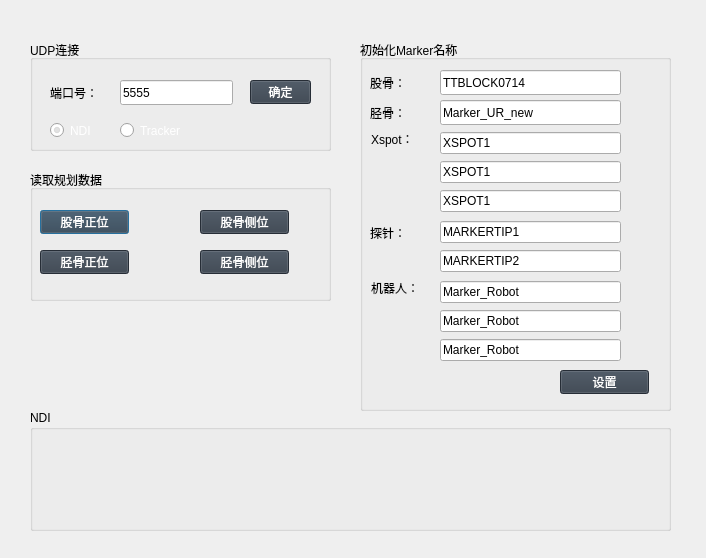
<?xml version="1.0" encoding="UTF-8"?>
<ui version="4.0">
 <class>Dialog_Setting</class>
 <widget class="QDialog" name="Dialog_Setting">
  <property name="geometry">
   <rect>
    <x>0</x>
    <y>0</y>
    <width>706</width>
    <height>558</height>
   </rect>
  </property>
  <property name="windowTitle">
   <string>Dialog</string>
  </property>
  <property name="styleSheet">
   <string notr="true">#Dialog_Setting{border-image: url(:/images/bkg41.png);}
QPushButton{
    color: white;
	background-color: rgb(53, 63, 75);
}
QRadioButton{
    color: white;
}</string>
  </property>
  <widget class="QGroupBox" name="groupBox_Data">
   <property name="geometry">
    <rect>
     <x>30</x>
     <y>170</y>
     <width>301</width>
     <height>131</height>
    </rect>
   </property>
   <property name="title">
    <string>读取规划数据</string>
   </property>
   <widget class="QPushButton" name="pushButton_Femur_AP">
    <property name="geometry">
     <rect>
      <x>10</x>
      <y>40</y>
      <width>89</width>
      <height>24</height>
     </rect>
    </property>
    <property name="text">
     <string>股骨正位</string>
    </property>
   </widget>
   <widget class="QPushButton" name="pushButton_Femur_Lat">
    <property name="geometry">
     <rect>
      <x>170</x>
      <y>40</y>
      <width>89</width>
      <height>24</height>
     </rect>
    </property>
    <property name="text">
     <string>股骨侧位</string>
    </property>
   </widget>
   <widget class="QPushButton" name="pushButton_Tibia_AP">
    <property name="geometry">
     <rect>
      <x>10</x>
      <y>80</y>
      <width>89</width>
      <height>24</height>
     </rect>
    </property>
    <property name="text">
     <string>胫骨正位</string>
    </property>
   </widget>
   <widget class="QPushButton" name="pushButton_Tibia_Lat">
    <property name="geometry">
     <rect>
      <x>170</x>
      <y>80</y>
      <width>89</width>
      <height>24</height>
     </rect>
    </property>
    <property name="text">
     <string>胫骨侧位</string>
    </property>
   </widget>
  </widget>
  <widget class="QGroupBox" name="groupBox_2">
   <property name="geometry">
    <rect>
     <x>30</x>
     <y>40</y>
     <width>301</width>
     <height>111</height>
    </rect>
   </property>
   <property name="title">
    <string>UDP连接</string>
   </property>
   <widget class="QPushButton" name="pushButtonUDP">
    <property name="geometry">
     <rect>
      <x>220</x>
      <y>40</y>
      <width>61</width>
      <height>24</height>
     </rect>
    </property>
    <property name="text">
     <string>确定</string>
    </property>
   </widget>
   <widget class="QLineEdit" name="lineEdi_UDP">
    <property name="geometry">
     <rect>
      <x>90</x>
      <y>40</y>
      <width>113</width>
      <height>25</height>
     </rect>
    </property>
    <property name="text">
     <string>5555</string>
    </property>
   </widget>
   <widget class="QLabel" name="label_port">
    <property name="geometry">
     <rect>
      <x>20</x>
      <y>40</y>
      <width>72</width>
      <height>25</height>
     </rect>
    </property>
    <property name="text">
     <string>端口号：</string>
    </property>
   </widget>
   <widget class="QRadioButton" name="radioButton_TypeofNDI">
    <property name="geometry">
     <rect>
      <x>20</x>
      <y>80</y>
      <width>51</width>
      <height>21</height>
     </rect>
    </property>
    <property name="text">
     <string>NDI</string>
    </property>
    <property name="checked">
     <bool>true</bool>
    </property>
   </widget>
   <widget class="QRadioButton" name="radioButton_TypeofTracker">
    <property name="geometry">
     <rect>
      <x>90</x>
      <y>80</y>
      <width>117</width>
      <height>21</height>
     </rect>
    </property>
    <property name="text">
     <string>Tracker</string>
    </property>
   </widget>
  </widget>
  <widget class="QGroupBox" name="groupBox">
   <property name="geometry">
    <rect>
     <x>360</x>
     <y>40</y>
     <width>311</width>
     <height>371</height>
    </rect>
   </property>
   <property name="title">
    <string>初始化Marker名称</string>
   </property>
   <widget class="QLabel" name="label_port_2">
    <property name="geometry">
     <rect>
      <x>10</x>
      <y>30</y>
      <width>72</width>
      <height>25</height>
     </rect>
    </property>
    <property name="text">
     <string>股骨：</string>
    </property>
   </widget>
   <widget class="QLineEdit" name="lineEdi_NameFemur">
    <property name="geometry">
     <rect>
      <x>80</x>
      <y>30</y>
      <width>181</width>
      <height>25</height>
     </rect>
    </property>
    <property name="text">
     <string>TTBLOCK0714</string>
    </property>
   </widget>
   <widget class="QLineEdit" name="lineEdi_NameTibia">
    <property name="geometry">
     <rect>
      <x>80</x>
      <y>60</y>
      <width>181</width>
      <height>25</height>
     </rect>
    </property>
    <property name="text">
     <string>Marker_UR_new</string>
    </property>
   </widget>
   <widget class="QLabel" name="label_port_3">
    <property name="geometry">
     <rect>
      <x>10</x>
      <y>60</y>
      <width>72</width>
      <height>25</height>
     </rect>
    </property>
    <property name="text">
     <string>胫骨：</string>
    </property>
   </widget>
   <widget class="QLabel" name="label_port_4">
    <property name="geometry">
     <rect>
      <x>11</x>
      <y>91</y>
      <width>55</width>
      <height>16</height>
     </rect>
    </property>
    <property name="text">
     <string>Xspot：</string>
    </property>
   </widget>
   <widget class="QLabel" name="label_port_5">
    <property name="geometry">
     <rect>
      <x>10</x>
      <y>180</y>
      <width>72</width>
      <height>25</height>
     </rect>
    </property>
    <property name="text">
     <string>探针：</string>
    </property>
   </widget>
   <widget class="QPushButton" name="pushButton_InitMarker">
    <property name="geometry">
     <rect>
      <x>200</x>
      <y>330</y>
      <width>89</width>
      <height>24</height>
     </rect>
    </property>
    <property name="text">
     <string>设置</string>
    </property>
   </widget>
   <widget class="QLabel" name="label_port_6">
    <property name="geometry">
     <rect>
      <x>11</x>
      <y>240</y>
      <width>60</width>
      <height>16</height>
     </rect>
    </property>
    <property name="text">
     <string>机器人：</string>
    </property>
   </widget>
   <widget class="QWidget" name="layoutWidget">
    <property name="geometry">
     <rect>
      <x>80</x>
      <y>240</y>
      <width>181</width>
      <height>85</height>
     </rect>
    </property>
    <layout class="QVBoxLayout" name="verticalLayout">
     <item>
      <widget class="QLineEdit" name="lineEdi_NameRobot_1">
       <property name="text">
        <string>Marker_Robot</string>
       </property>
      </widget>
     </item>
     <item>
      <widget class="QLineEdit" name="lineEdi_NameRobot_2">
       <property name="text">
        <string>Marker_Robot</string>
       </property>
      </widget>
     </item>
     <item>
      <widget class="QLineEdit" name="lineEdi_NameRobot_3">
       <property name="text">
        <string>Marker_Robot</string>
       </property>
      </widget>
     </item>
    </layout>
   </widget>
   <widget class="QWidget" name="layoutWidget">
    <property name="geometry">
     <rect>
      <x>80</x>
      <y>91</y>
      <width>181</width>
      <height>85</height>
     </rect>
    </property>
    <layout class="QVBoxLayout" name="verticalLayout_2">
     <item>
      <widget class="QLineEdit" name="lineEdi_NameXspot_1">
       <property name="text">
        <string>XSPOT1</string>
       </property>
      </widget>
     </item>
     <item>
      <widget class="QLineEdit" name="lineEdi_NameXspot_2">
       <property name="text">
        <string>XSPOT1</string>
       </property>
      </widget>
     </item>
     <item>
      <widget class="QLineEdit" name="lineEdi_NameXspot_3">
       <property name="text">
        <string>XSPOT1</string>
       </property>
      </widget>
     </item>
    </layout>
   </widget>
   <widget class="QWidget" name="">
    <property name="geometry">
     <rect>
      <x>80</x>
      <y>180</y>
      <width>181</width>
      <height>55</height>
     </rect>
    </property>
    <layout class="QVBoxLayout" name="verticalLayout_3">
     <item>
      <widget class="QLineEdit" name="lineEdi_NameTipTool_1">
       <property name="text">
        <string>MARKERTIP1</string>
       </property>
      </widget>
     </item>
     <item>
      <widget class="QLineEdit" name="lineEdi_NameTipTool_2">
       <property name="text">
        <string>MARKERTIP2</string>
       </property>
      </widget>
     </item>
    </layout>
   </widget>
  </widget>
  <widget class="QGroupBox" name="groupBox_3">
   <property name="geometry">
    <rect>
     <x>30</x>
     <y>410</y>
     <width>641</width>
     <height>121</height>
    </rect>
   </property>
   <property name="title">
    <string>NDI</string>
   </property>
   <widget class="QWidget" name="layoutWidget">
    <property name="geometry">
     <rect>
      <x>20</x>
      <y>30</y>
      <width>601</width>
      <height>91</height>
     </rect>
    </property>
    <layout class="QGridLayout" name="gridLayout">
     <item row="0" column="0">
      <widget class="QLabel" name="label_Femur">
       <property name="styleSheet">
        <string notr="true">border-image: url(:/Resources/resource/Femur_disable.png);</string>
       </property>
       <property name="text">
        <string/>
       </property>
      </widget>
     </item>
     <item row="0" column="1">
      <widget class="QLabel" name="label_Tibia">
       <property name="styleSheet">
        <string notr="true">border-image: url(:/Resources/resource/Tibia_disable.png);</string>
       </property>
       <property name="text">
        <string/>
       </property>
      </widget>
     </item>
     <item row="0" column="2">
      <widget class="QLabel" name="label_Xspot">
       <property name="styleSheet">
        <string notr="true">border-image: url(:/Resources/XSpot_disable.png);</string>
       </property>
       <property name="text">
        <string/>
       </property>
      </widget>
     </item>
     <item row="0" column="3">
      <widget class="QLabel" name="label_Tip">
       <property name="styleSheet">
        <string notr="true">border-image: url(:/Resources/tip_disable.png);</string>
       </property>
       <property name="text">
        <string/>
       </property>
      </widget>
     </item>
     <item row="0" column="4">
      <widget class="QLabel" name="label_Robot">
       <property name="styleSheet">
        <string notr="true">border-image: url(:/Resources/ur_robot_disable.png);</string>
       </property>
       <property name="text">
        <string/>
       </property>
      </widget>
     </item>
    </layout>
   </widget>
  </widget>
 </widget>
 <resources/>
 <connections/>
</ui>
